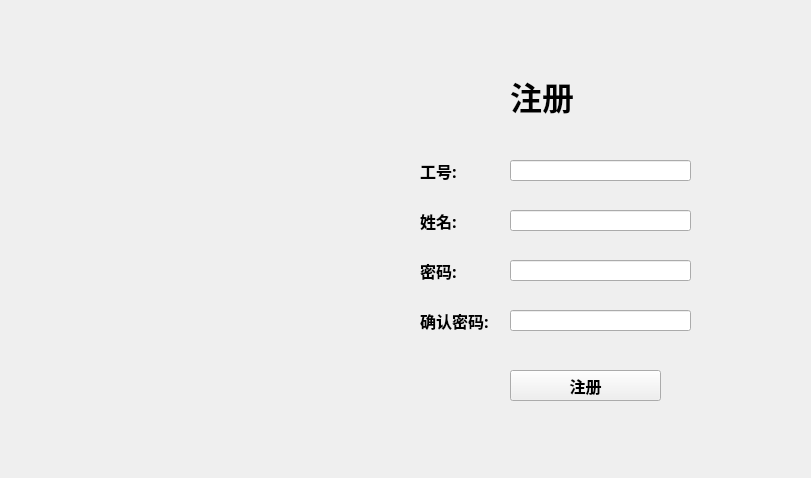
<?xml version="1.0" encoding="UTF-8"?>
<ui version="4.0">
 <class>sign_up</class>
 <widget class="QWidget" name="sign_up">
  <property name="geometry">
   <rect>
    <x>0</x>
    <y>0</y>
    <width>811</width>
    <height>478</height>
   </rect>
  </property>
  <property name="windowTitle">
   <string>Form</string>
  </property>
  <widget class="QWidget" name="sign_up_widget" native="true">
   <property name="geometry">
    <rect>
     <x>20</x>
     <y>20</y>
     <width>781</width>
     <height>441</height>
    </rect>
   </property>
   <widget class="QLabel" name="sign_up_label">
    <property name="geometry">
     <rect>
      <x>490</x>
      <y>50</y>
      <width>71</width>
      <height>51</height>
     </rect>
    </property>
    <property name="font">
     <font>
      <family>Arial</family>
      <pointsize>24</pointsize>
      <weight>75</weight>
      <bold>true</bold>
     </font>
    </property>
    <property name="text">
     <string>注册</string>
    </property>
   </widget>
   <widget class="QLabel" name="name_label">
    <property name="geometry">
     <rect>
      <x>400</x>
      <y>190</y>
      <width>51</width>
      <height>21</height>
     </rect>
    </property>
    <property name="font">
     <font>
      <family>Agency FB</family>
      <pointsize>12</pointsize>
      <weight>75</weight>
      <bold>true</bold>
     </font>
    </property>
    <property name="text">
     <string>姓名:</string>
    </property>
   </widget>
   <widget class="QLabel" name="workid_label">
    <property name="geometry">
     <rect>
      <x>400</x>
      <y>140</y>
      <width>51</width>
      <height>21</height>
     </rect>
    </property>
    <property name="font">
     <font>
      <family>Agency FB</family>
      <pointsize>12</pointsize>
      <weight>75</weight>
      <bold>true</bold>
     </font>
    </property>
    <property name="text">
     <string>工号:</string>
    </property>
   </widget>
   <widget class="QLineEdit" name="name_lineEdit">
    <property name="geometry">
     <rect>
      <x>490</x>
      <y>190</y>
      <width>181</width>
      <height>21</height>
     </rect>
    </property>
    <property name="echoMode">
     <enum>QLineEdit::Normal</enum>
    </property>
   </widget>
   <widget class="QLineEdit" name="workid_lineEdit">
    <property name="geometry">
     <rect>
      <x>490</x>
      <y>140</y>
      <width>181</width>
      <height>21</height>
     </rect>
    </property>
   </widget>
   <widget class="QPushButton" name="sign_up_pushButton">
    <property name="geometry">
     <rect>
      <x>490</x>
      <y>350</y>
      <width>151</width>
      <height>31</height>
     </rect>
    </property>
    <property name="font">
     <font>
      <family>Agency FB</family>
      <pointsize>12</pointsize>
      <weight>75</weight>
      <bold>true</bold>
     </font>
    </property>
    <property name="text">
     <string>注册</string>
    </property>
   </widget>
   <widget class="QLabel" name="password_label">
    <property name="geometry">
     <rect>
      <x>400</x>
      <y>240</y>
      <width>51</width>
      <height>21</height>
     </rect>
    </property>
    <property name="font">
     <font>
      <family>Agency FB</family>
      <pointsize>12</pointsize>
      <weight>75</weight>
      <bold>true</bold>
     </font>
    </property>
    <property name="text">
     <string>密码:</string>
    </property>
   </widget>
   <widget class="QLineEdit" name="password_lineEdit">
    <property name="geometry">
     <rect>
      <x>490</x>
      <y>240</y>
      <width>181</width>
      <height>21</height>
     </rect>
    </property>
    <property name="echoMode">
     <enum>QLineEdit::Normal</enum>
    </property>
   </widget>
   <widget class="QLabel" name="check_password_label">
    <property name="geometry">
     <rect>
      <x>400</x>
      <y>290</y>
      <width>81</width>
      <height>21</height>
     </rect>
    </property>
    <property name="font">
     <font>
      <family>Agency FB</family>
      <pointsize>12</pointsize>
      <weight>75</weight>
      <bold>true</bold>
     </font>
    </property>
    <property name="text">
     <string>确认密码:</string>
    </property>
   </widget>
   <widget class="QLineEdit" name="check_password_lineEdit">
    <property name="geometry">
     <rect>
      <x>490</x>
      <y>290</y>
      <width>181</width>
      <height>21</height>
     </rect>
    </property>
    <property name="echoMode">
     <enum>QLineEdit::Normal</enum>
    </property>
   </widget>
  </widget>
 </widget>
 <resources/>
 <connections/>
</ui>
